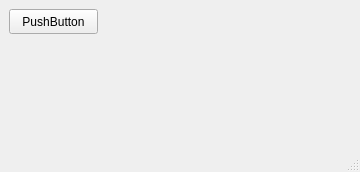
<?xml version="1.0" encoding="UTF-8"?>
<ui version="4.0">
 <class>MainWindow</class>
 <widget class="QMainWindow" name="MainWindow">
  <property name="geometry">
   <rect>
    <x>0</x>
    <y>0</y>
    <width>360</width>
    <height>172</height>
   </rect>
  </property>
  <property name="windowTitle">
   <string>MainWindow</string>
  </property>
  <widget class="QWidget" name="centralwidget">
   <widget class="QWidget" name="sWidget" native="true">
    <property name="geometry">
     <rect>
      <x>9</x>
      <y>40</y>
      <width>342</width>
      <height>79</height>
     </rect>
    </property>
   </widget>
   <widget class="QPushButton" name="pushButton">
    <property name="geometry">
     <rect>
      <x>9</x>
      <y>9</y>
      <width>89</width>
      <height>25</height>
     </rect>
    </property>
    <property name="text">
     <string>PushButton</string>
    </property>
   </widget>
  </widget>
  <widget class="QMenuBar" name="menubar">
   <property name="geometry">
    <rect>
     <x>0</x>
     <y>0</y>
     <width>360</width>
     <height>22</height>
    </rect>
   </property>
  </widget>
  <widget class="QStatusBar" name="statusbar"/>
 </widget>
 <resources/>
 <connections/>
</ui>
